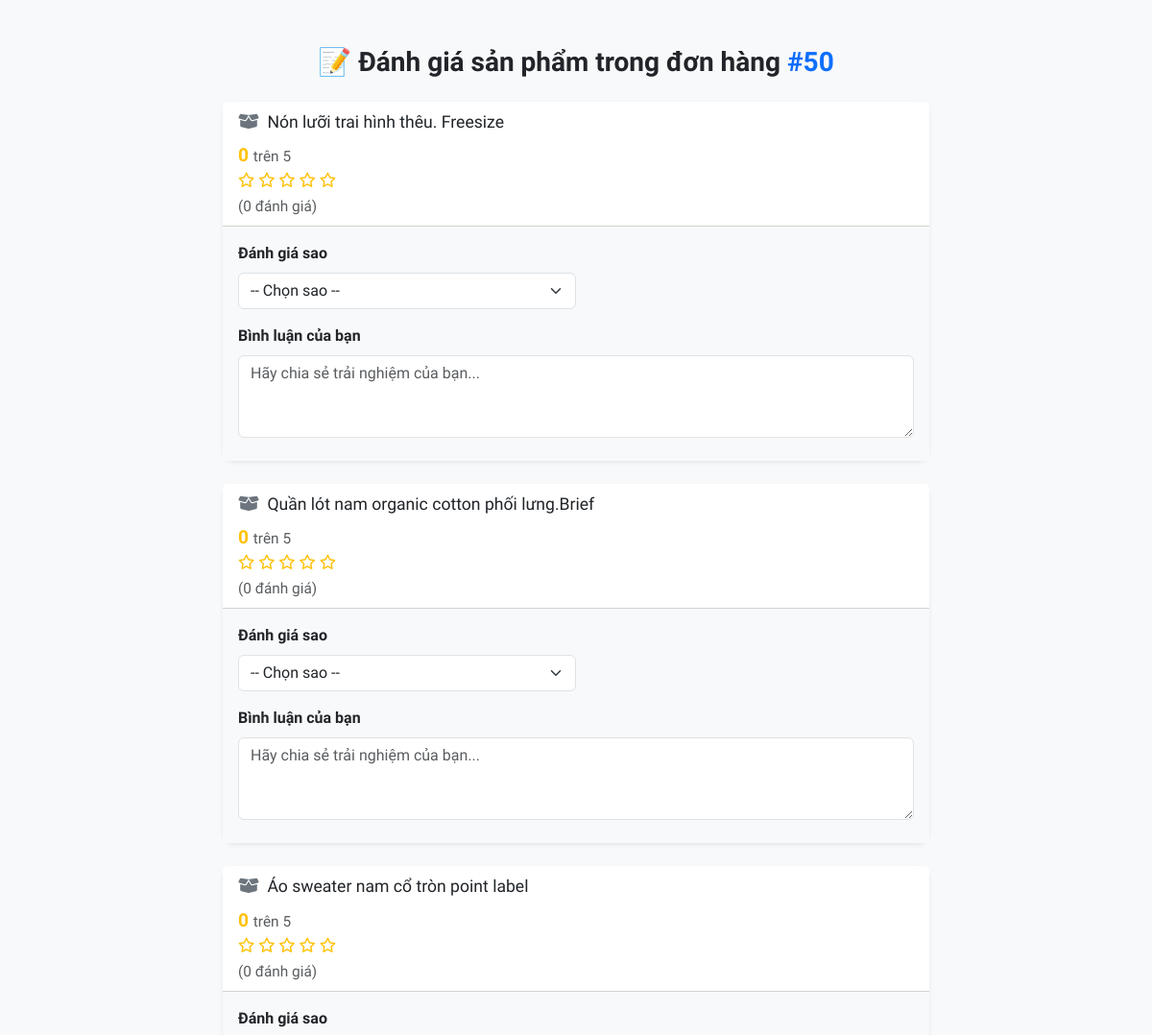
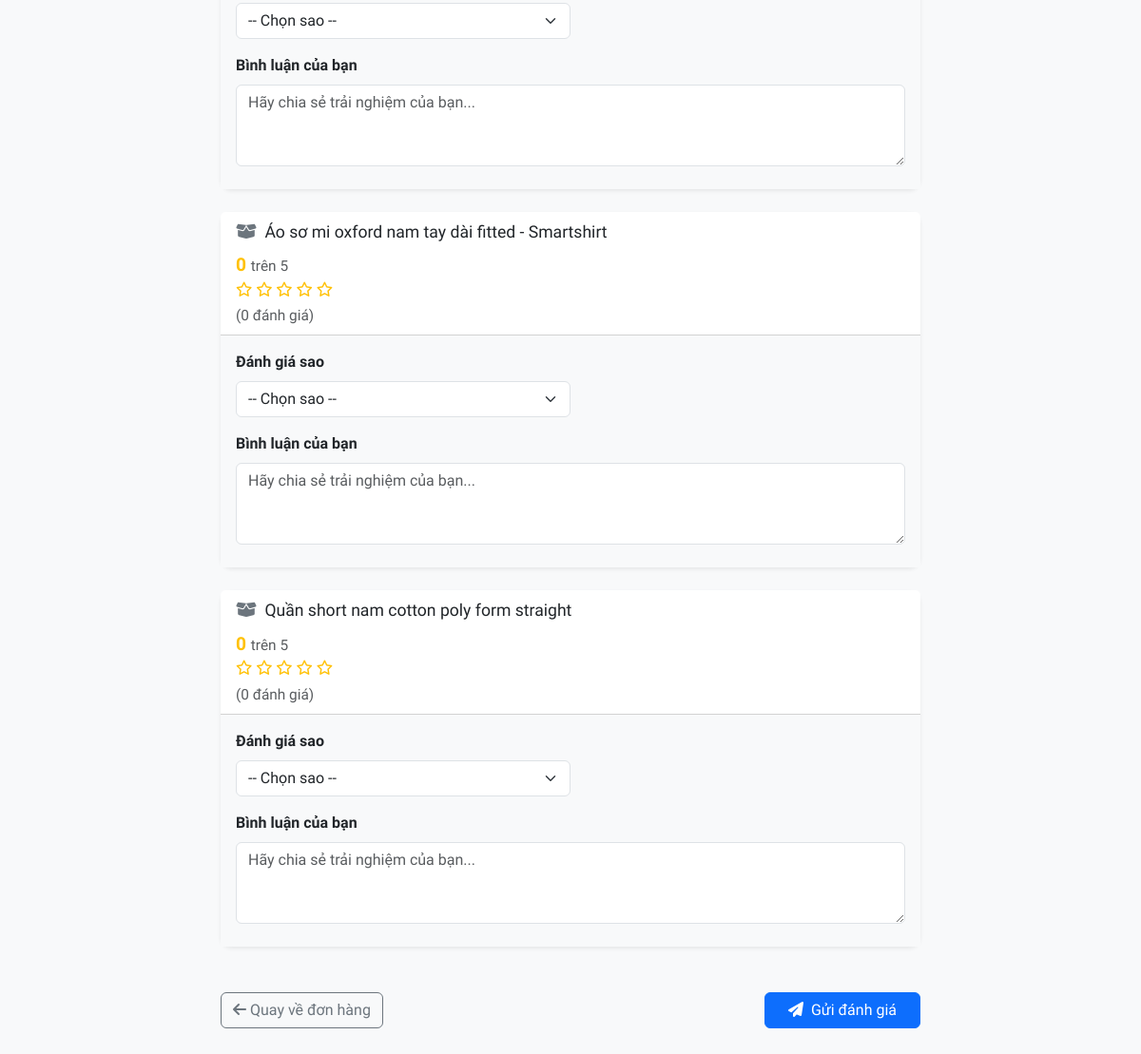
/layout/danhgia.php?order_id=50 (signed in), run on the app's committed database (2 pictures, top to bottom).
### tables this page shows
CREATE TABLE `order_details` (
  `order_detail_id` int(11) NOT NULL,
  `order_id` int(11) DEFAULT NULL,
  `product_id` int(11) DEFAULT NULL,
  `quantity` int(11) DEFAULT NULL,
  `price` decimal(12,2) DEFAULT NULL,
  `total_price` decimal(12,2) DEFAULT NULL,
  `variant_id` int(11) DEFAULT NULL
);

CREATE TABLE `products` (
  `product_id` int(11) NOT NULL,
  `name` varchar(255) NOT NULL,
  `description` text DEFAULT NULL,
  `category_id` int(11) DEFAULT NULL,
  `price` decimal(12,2) DEFAULT NULL,
  `rating_avg` float DEFAULT 0,
  `rating_count` int(11) DEFAULT 0,
  `sold_count` int(11) DEFAULT 0,
  `price_sale` decimal(12,2) DEFAULT NULL,
  `pttg` decimal(5,2) DEFAULT 0.00,
  `is_deleted` tinyint(1) NOT NULL DEFAULT 0
);

### layout/danhgia.php (the view, shortened to what this page needs)
<?php
$db = DBConnect::getInstance();
$pdo = $db->getConnection();
$order_id = isset($_GET['order_id']) ? intval($_GET['order_id']) : 0;
$stmt = $pdo->prepare("SELECT od.product_id, p.name
                       FROM order_details od
                       JOIN products p ON od.product_id = p.product_id
                       WHERE od.order_id = ?");
$stmt->execute([$order_id]);
$products = $stmt->fetchAll(PDO::FETCH_ASSOC);
?>
<!DOCTYPE html>
<html lang="vi">
<head>
  <link rel="stylesheet" href="/assets/bootstrap/css/bootstrap.min.css">
  <link rel="stylesheet" href="/assets/fonts/font.css">
  <link rel="stylesheet" href="https://cdnjs.cloudflare.com/ajax/libs/font-awesome/6.4.0/css/all.min.css" />
</head>
<body class="py-5">
  <div class="container">
    <div class="row justify-content-center">
      <div class="col-lg-8">
        <div class="text-center mb-4">
          <h3 class="fw-bold text-dark">
            📝 Đánh giá sản phẩm trong đơn hàng <span class="text-primary">#<?= $order_id ?></span>
          </h3>
        </div>
        <?php if (empty($products)): ?>
          <div class="alert alert-warning">Không tìm thấy sản phẩm nào trong đơn hàng này.</div>
        <?php else: ?>
          <form method="POST" class="vstack gap-4">
            <?php foreach ($products as $p): ?>
              <div class="card shadow-sm border-0">
                <div class="card-header">
                  <i class="fa-solid fa-box-open me-1 text-secondary"></i> <?= htmlspecialchars($p['name']) ?>
                  <div class="mt-2 small text-muted">
                    <span class="fw-bold text-warning" style="font-size: 1.2rem;">
                      <?= $p['avg_rating'] ?>
                    </span>
                    <span class="text-muted">trên 5</span>
                    <br/>
                    <?php for ($i = 1; $i <= 5; $i++): ?>
                      <?php if ($i <= round($p['avg_rating'])): ?>
                        <i class="fa-solid fa-star text-warning"></i>
                      <?php else: ?>
                        <i class="fa-regular fa-star text-warning"></i>
                      <?php endif; ?>
                    <?php endfor; ?>
                    <div class="text-muted mt-1">(<?= $p['total_reviews'] ?> đánh giá)</div>
                  </div>
                </div>
                <div class="card-body bg-light">
                  <div class="mb-3">
                    <label class="form-label fw-semibold">Đánh giá sao</label>
                    <select name="rating[<?= $p['product_id'] ?>]" class="form-select w-50" required>
                      <option value="">-- Chọn sao --</option>
                    </select>
                  </div>
                  <div class="mb-2">
                    <label class="form-label fw-semibold">Bình luận của bạn</label>
                    <textarea name="comment[<?= $p['product_id'] ?>]" class="form-control" rows="3" placeholder="Hãy chia sẻ trải nghiệm của bạn..."></textarea>
                  </div>
                </div>
              </div>
            <?php endforeach; ?>
            <div class="d-flex justify-content-between mt-4">
              <a href="/index.php?page=donhang" class="btn btn-outline-secondary">
                <i class="fa-solid fa-arrow-left"></i> Quay về đơn hàng
              </a>
              <button type="submit" class="btn btn-primary px-4">
                <i class="fa-solid fa-paper-plane me-1"></i> Gửi đánh giá
              </button>
            </div>
          </form>
        <?php endif; ?>
      </div>
    </div>
  </div>
</body>
</html>

### layout/danhgia.php (style rules this page uses)
body { background-color: #f8f9fa; }
.card { border-radius: 12px; }
.card-header { background-color: #fff; font-size: 1.1rem; }
textarea::placeholder { color: #aaa; }

### data on the page
order_details: product.name "Nón lưỡi trai hình thêu. Freesize", avg_rating "0", total_reviews "0", product "Hãy chia sẻ trải nghiệm của bạn..."
order_details: product.name "Quần lót nam organic cotton phối lưng.Brief", avg_rating "0", total_reviews "0", product "Hãy chia sẻ trải nghiệm của bạn..."
order_details: product.name "Áo sweater nam cổ tròn point label", avg_rating "0", total_reviews "0", product "Hãy chia sẻ trải nghiệm của bạn..."
order_details: product.name "Áo sơ mi oxford nam tay dài fitted - Smartshirt", avg_rating "0", total_reviews "0", product "Hãy chia sẻ trải nghiệm của bạn..."
order_details: product.name "Quần short nam cotton poly form straight", avg_rating "0", total_reviews "0", product "Hãy chia sẻ trải nghiệm của bạn..."

### other printed values
$order_id "50"
